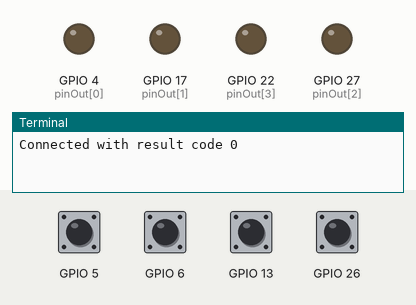
Simulated run of this program. Board: Raspberry Pi (BCM pin numbers). On the bench: output pins drawn as LEDs (lit = HIGH), the last lines printed to the terminal. The test bench sets the inputs (shaded band); at power-on: GPIO 5, GPIO 6, GPIO 13, GPIO 26 HIGH. No MQTT or app messages arrive unless stated.

Above: at 1.3 s.
1.4 s: GPIO 5 pulled LOW for 0.15 s
At 1.7 s:
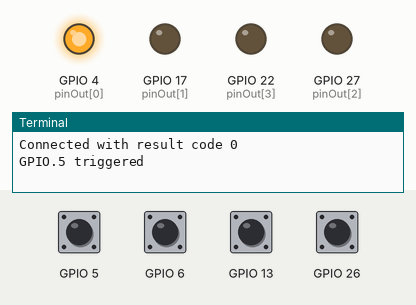
6.0 s: GPIO 5 pulled LOW for 1 s
At 6.4 s:
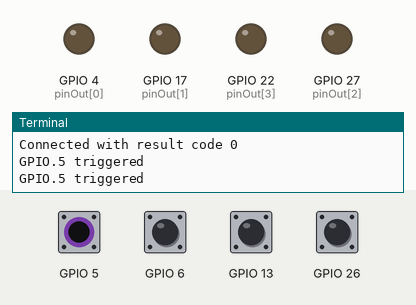
8.5 s: GPIO 6 pulled LOW for 0.15 s
At 9.5 s:
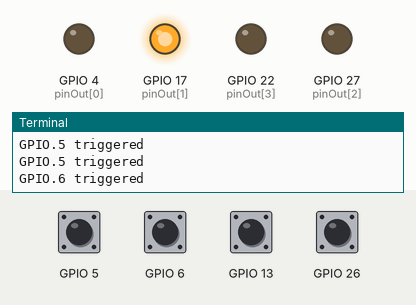
10.1 s: GPIO 6 pulled LOW for 1 s
At 10.7 s:
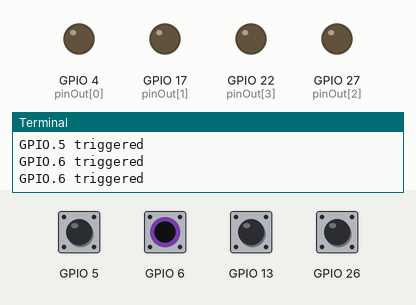
Timing chart, 0 to 13.1 s (numbered marks = the images above; inputs shaded):
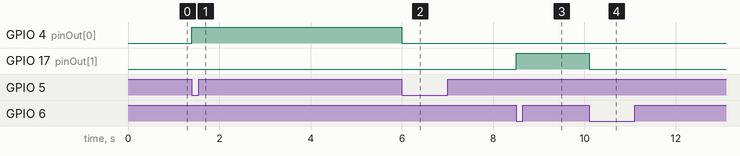

The program:

nodeIO.py
```python
#!/usr/bin/python3
# -*- coding: utf-8 -*-

# import ptvsd
# ptvsd.enable_attach(address = ('0.0.0.0', 5678))
# ptvsd.wait_for_attach()

import paho.mqtt.client as mqtt
import RPi.GPIO as GPIO
from config import config as cfg

# 输入输出点定义，使用BCM GPIO编号
pinOut = [4, 17, 27, 22]
pinIn = [5, 6, 13, 26]
# 主题
topicSub = 'node/' + cfg['nodeID'] + '/cmd'
topicPub = 'node/' + cfg['nodeID'] + '/status'

global mqttClient
counter = 0


def pin_setup():
    # 采用BCM编号
    GPIO.setmode(GPIO.BCM)
    # 设置输出点GPIO为输出状态，且默认输出低电平
    for pin in pinOut:
        GPIO.setup(pin, GPIO.OUT, initial=GPIO.LOW)
    # 设置输入点GPIO为上拉输入模式，且默认设为下降沿触发
    for pin in pinIn:
        GPIO.setup(pin, GPIO.IN, pull_up_down=GPIO.PUD_UP)
        if cfg['trigger'] == 0:
            GPIO.add_event_detect(pin, GPIO.FALLING, callback=on_interrupt, bouncetime=200)
        elif cfg['trigger'] == 1:
            GPIO.add_event_detect(pin, GPIO.RISING, callback=on_interrupt, bouncetime=200)
        elif cfg['trigger'] == 2:
            GPIO.add_event_detect(pin, GPIO.BOTH, callback=on_interrupt, bouncetime=200)


def on_interrupt(pin):
    print('GPIO.%d triggered' % pin)
    index = pinIn.index(pin)
    global counter
    if counter % 2 == 0:
        GPIO.output(pinOut[index], GPIO.HIGH)
    else:
        GPIO.output(pinOut[index], GPIO.LOW)
    global mqttClient
    if mqttClient is not None:
        mqttClient.publish(topicPub, str(index + 1), qos=2)
    counter += 1


# 连接成功回调函数
def on_connect(client, userdata, flags, rc):
    print('Connected with result code ' + str(rc))
    # 连接完成之后订阅主题
    client.subscribe(topicSub, qos=2)
    # 并发布已连接消息
    client.publish(topicPub, 'connected', qos=2)


# 消息推送回调函数
def on_message(client, userdata, msg):
    print('Received: ' + msg.topic + " " + str(msg.payload))
    # 获得负载中的pin和value
    payload = str(msg.payload, encoding='UTF-8')
    if len(payload) == 2:
        status = ''
        if payload == 'OP':
            for pin in pinOut:
                status += str(GPIO.input(pin))
            print('Output status: ' + status)
            client.publish(topicPub, status, qos=2)
        elif payload == 'IP':
            for pin in pinIn:
                status += str(GPIO.input(pin))
            print('Input status: ' + status)
            client.publish(topicPub, status, qos=2)
        else:
            pin = payload[0]
            value = payload[1]
            print('Output point: ' + pin + ', value: ' + value)
            if value == '0':
                GPIO.output(pinOut[int(pin) - 1], GPIO.LOW)
            elif value == '1':
                GPIO.output(pinOut[int(pin) - 1], GPIO.HIGH)
            print('GPIO.%s: %s' % (pinOut[int(pin) - 1], GPIO.input(pinOut[int(pin) - 1])))


if __name__ == '__main__':
    global mqttClient
    mqttClient = mqtt.Client(cfg['nodeID'])
    mqttClient.on_connect = on_connect
    mqttClient.on_message = on_message
    pin_setup()
    try:
        mqttClient.connect(cfg['host'], cfg['port'])
        mqttClient.loop_forever()
        # mqttClient.loop_start()
        # while True:
        #     pass
    except KeyboardInterrupt:
        print('User pressed CTRL+C')
    except:
        print('Other error or exception occurred!')
    finally:
        # mqttClient.loop_stop()
        mqttClient.disconnect()
        GPIO.cleanup()
```

config.py
```python
# -*- coding: utf-8 -*-
config = {
    # 节点编号，可任意设置，字符串格式
    'nodeID': '01',
    # MQTT代理服务器IP地址，字符串格式
    'host': '192.168.1.49',
    # MQTT代理服务器端口号，整型数格式
    'port': 1883,
    # 输入点触发方式：0 - 下降沿触发，1 - 上升沿触发，2 - 上升和下降均触发，整型数格式
    'trigger': 0
}
```

Measured:
- after the input at 1.4 s, GPIO 4 (pinOut[0]): LOW → HIGH at once
- after the input at 6.0 s, GPIO 4 (pinOut[0]): HIGH → LOW at once
- after the input at 8.5 s, GPIO 17 (pinOut[1]): LOW → HIGH at once
- after the input at 10.1 s, GPIO 17 (pinOut[1]): HIGH → LOW at once
